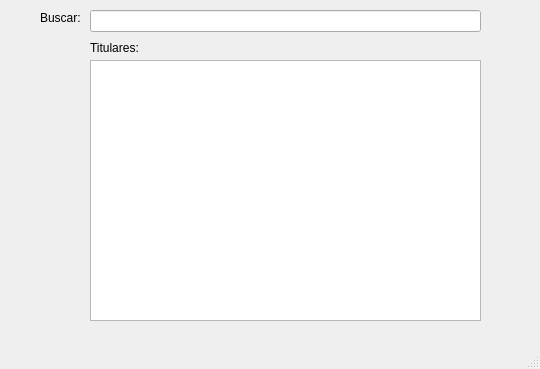
<?xml version="1.0" encoding="UTF-8"?>
<ui version="4.0">
 <class>SearchHolder</class>
 <widget class="QMainWindow" name="SearchHolder">
  <property name="geometry">
   <rect>
    <x>0</x>
    <y>0</y>
    <width>540</width>
    <height>369</height>
   </rect>
  </property>
  <property name="windowTitle">
   <string>Búsqueda de titular</string>
  </property>
  <widget class="QWidget" name="centralwidget">
   <widget class="QLineEdit" name="lineEdit">
    <property name="geometry">
     <rect>
      <x>90</x>
      <y>10</y>
      <width>391</width>
      <height>22</height>
     </rect>
    </property>
   </widget>
   <widget class="QLabel" name="label">
    <property name="geometry">
     <rect>
      <x>40</x>
      <y>10</y>
      <width>49</width>
      <height>16</height>
     </rect>
    </property>
    <property name="text">
     <string>Buscar: </string>
    </property>
   </widget>
   <widget class="QLabel" name="label_2">
    <property name="geometry">
     <rect>
      <x>90</x>
      <y>40</y>
      <width>49</width>
      <height>16</height>
     </rect>
    </property>
    <property name="text">
     <string>Titulares:</string>
    </property>
   </widget>
   <widget class="QListWidget" name="listWidget">
    <property name="geometry">
     <rect>
      <x>90</x>
      <y>60</y>
      <width>391</width>
      <height>261</height>
     </rect>
    </property>
   </widget>
  </widget>
  <widget class="QMenuBar" name="menubar">
   <property name="geometry">
    <rect>
     <x>0</x>
     <y>0</y>
     <width>540</width>
     <height>22</height>
    </rect>
   </property>
  </widget>
  <widget class="QStatusBar" name="statusbar"/>
 </widget>
 <resources/>
 <connections/>
</ui>
